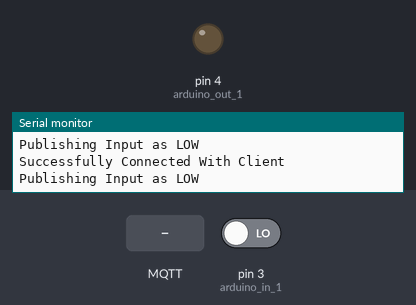
A sketch run on a simulated Arduino Uno, built with avr-gcc and run on an emulated ATmega328P. Parts: output pins drawn as LEDs (lit = HIGH), the last lines printed to the serial monitor. The inputs (shaded band) are chosen by the test bench; at power-on: pin 3 (arduino_in_1) LOW. No MQTT or app messages arrive unless stated.

Above: at 1.3 s.
1.4 s: MQTT message "RELAYON" arrives on the first subscribed topic
At 2.9 s:
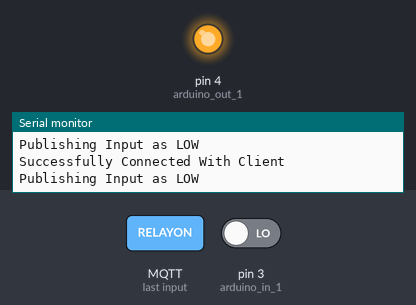
5.1 s: MQTT message "RELAYOFF" arrives on the first subscribed topic
At 5.9 s:
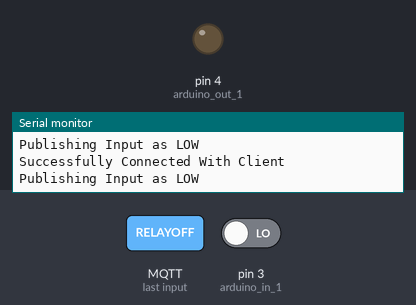
Timing chart, 0 to 8.1 s (numbered marks = the images above; inputs shaded):
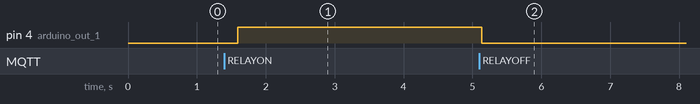

The sketch:

MQTT_MODEL_RELAY.ino
```cpp
//defining input and output pins in arduino
int arduino_in_1=3;
int arduino_out_1=4;

// Adding required Libraries
#include<SPI.h>
#include<Ethernet.h>
#include<PubSubClient.h>
char message_buff[100];

//Arduino Mac Address
byte mac[] = {
  0xDE, 0xAD, 0xBE, 0xFF, 0x06, 0xED
};
// LocalServer with MQTT Broker[ Mosquitto]
byte localServer[]={192,168,1,14};

//My arduino's Ip Details
byte ip[]={192,168,1,34};
byte subnet[]={255,255,255,0};
byte gateway[]={192,168,1,1};

//Initializing the Client
EthernetClient ethClient;

//Creating the PubSubClient Object
 PubSubClient client(localServer,1883,callback,ethClient);

void setup(){
  Ethernet.begin(mac,ip,gateway,subnet);
  pinMode(arduino_in_1, INPUT);
  pinMode(arduino_out_1,OUTPUT);
  Serial.begin(9600);
  Serial.println("Ethernet Begin");
}

void loop(){
   while(!client.connected()){
     Serial.println("Trying to connect client to server...");
     client.connect("My_ArduinoClient");
     if(client.connected()){
      Serial.println ("Success!!, Client Connected! ");
     }
   }

     if(client.connected()){
      Serial.println("Successfully Connected With Client");
      client.publish("MyTopic","Type in \"ControlTopic\"");
      if(digitalRead(arduino_in_1)== HIGH){
       client.publish("MyTopic","INPUTHIGH");
       Serial.println("Publishing Input as HIGH");
      }
      if(digitalRead(arduino_in_1)== LOW){
        client.publish("MyTopic","INPUTLOW");
        Serial.println("Publishing Input as LOW");
      }
      client.subscribe("ControlTopic");
      delay(500);
     }
     client.loop();
}


void callback(char* topic,byte* payload,unsigned int length){
  int i=0;
  for(i=0;i<length;i++){
    message_buff[i]=payload[i];
  }
  // Hav to stop the string so giving \0
  message_buff[i]='\0';

  String msgString=String(message_buff);
  Serial.println("PayLoad: " +msgString);

  while(msgString.equals("RELAYON")){
     digitalWrite(arduino_out_1,HIGH);
     Serial.println("Relay is ON");
     break;
  }

   while(msgString.equals("RELAYOFF")){
     digitalWrite(arduino_out_1,LOW);
     Serial.println("Relay is OFF");
     break;
  }

 }
```

Measured:
- after the input at 1.4 s, pin 4 (arduino_out_1): LOW → HIGH after 0.19 s
- after the input at 5.1 s, pin 4 (arduino_out_1): HIGH → LOW at once
